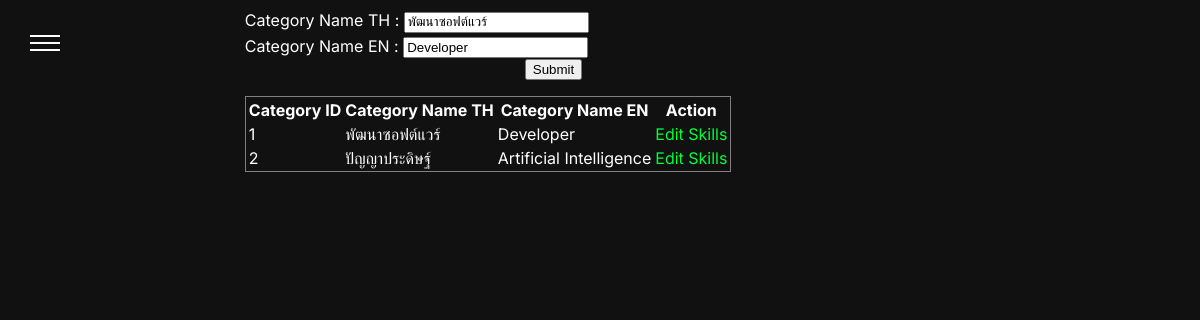
Screenshot of /admin/profilecategory.php?action=edit&id=1 (signed in) with the database file from the repository.
### tables this page shows
CREATE TABLE `profile_category` (
  `id` int(11) NOT NULL,
  `category_name_th` varchar(50) NOT NULL,
  `category_name_eng` varchar(50) NOT NULL
);

### admin/profilecategory.php (the view, shortened to what this page needs)
<?php
include "checklogin.php";
$category_name_th="";
$category_name_eng="";
try {
        if(isset($_GET['action'])){
            $id=$_GET['id'];
            $sql="Select * from profile_category where id=:id";
            $stmt=$conn->prepare($sql);
            $stmt->bindParam(':id',$id);
            $stmt->execute();
            $row=$stmt->fetch(PDO::FETCH_ASSOC);
            if (!empty($row)){
                $category_name_th=$row['category_name_th'];
                $category_name_eng=$row['category_name_eng'];
            }
        }
    $sql="Select * from   profile_category ";
    $stmt=$conn->prepare($sql);
    $stmt->execute();
    $categorys=$stmt->fetchAll(PDO::FETCH_ASSOC);
}catch(PDOException $e){
    echo "error".$e->getMessage();
}
       ?>
<html>
<head>
  <?php include "css.php" ?>
</head>
<body>
    <?php include "menu.php" ?>
<div class="content">
<form action="" method="POST">
    <label>Category Name TH : </label>
    <input type="text" name="category_name_th" value="<?php echo($category_name_th);?>">
    <br>
    <label>Category Name EN : </label>
    <input type="text" name="category_name_eng" value="<?php echo($category_name_eng);?>">
    <br>
    <button style="margin-left:280px;">Submit</button>
</form>
 <table style="border: 1px solid gray;">
            <tr>
               <th>Category ID</th>
                <th>Category Name TH</th>
                <th>Category Name EN</th>
                <th>Action</th>
            </tr>
            <?php if (!empty($categorys)) { ?>
                <?php foreach ($categorys as $index => $category): ?>
                    <tr>
                        <td><?php echo htmlspecialchars($category['id']);?> </td>
                        <td><?php echo htmlspecialchars($category['category_name_th']);?> </td>
                        <td><?php echo htmlspecialchars($category['category_name_eng']);?> </td>
                        <td>
                            <a href="profilecategory.php?action=edit&id=<?php echo htmlspecialchars($category['id']);?>">Edit</a>
                        <a href="skills.php">Skills</a>
                        </td>
                    </tr>
                <?php endforeach;?>
               <?php } else {
               echo "ไม่พบข้อมูล";
               }
                ?>
        </table>
                </div>
</body>
</html>

### admin/css/template_cv1.css (style rules this page uses)
:root { --bg: #111111; --card: #333333; --text-white: #ffffff; --text-gray: #aaaaaa; --border: #444444; --nav-h: 60px; }
html { scroll-behavior: smooth; }
body { font-family: 'Inter', sans-serif; background: var(--bg); color: var(--text-white); line-height: 1.6; display: flex; flex-direction: column; min-height: 100vh; background-image: url('https://depositphotos-blog.s3.eu-west-1.amazonaws.com/uploads/2017/07/Soothing-nature-backgrounds-2.jpg'); background-repeat: no-repeat;background-size: cover; }
a { text-decoration: none; transition: color 0.3s ease; }
a:link { color: rgb(0, 255, 55); }
.content { margin-left: 20%; }

### rows the page displays
profile_category: category_name_th "พัฒนาซอฟต์แวร์", category_name_eng "Developer", id "1"
profile_category: id "2", category_name_th "ปัญญาประดิษฐ์", category_name_eng "Artificial Intelligence"
